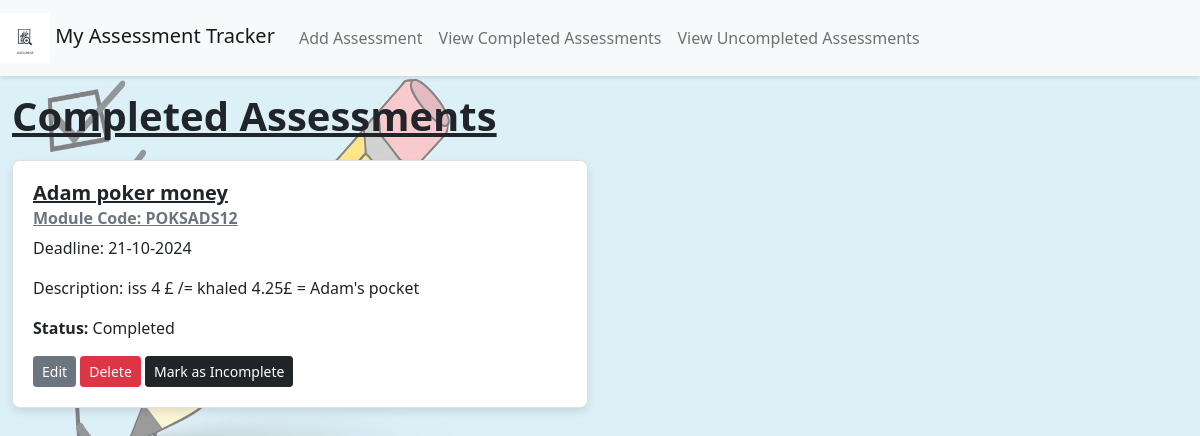
Page /view_completed on the earlier database version.
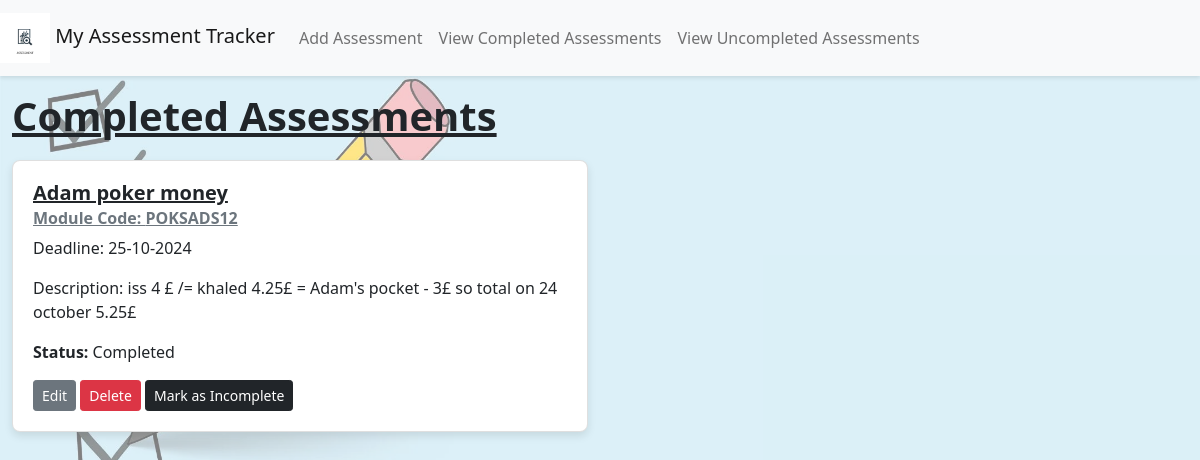
Same page on the later database version.
### app/models.py (models this page shows)
class Assessment(db.Model):
    id = db.Column(db.Integer, primary_key=True)
    title = db.Column(db.String(100), nullable=False)
    module_code = db.Column(db.String(20), nullable=False)
    deadline_date = db.Column(db.DateTime, nullable=False)
    description = db.Column(db.Text, nullable=False)
    is_complete = db.Column(db.Boolean, default=False)

### app/views.py (the view)
@app.route('/view_completed')
def view_completed():
    completed_assessments = Assessment.query.filter_by(is_complete=True).all()
    return render_template('view_completed.html', title='Completed Assessments', assessments=completed_assessments)

### app/templates/view_completed.html (shortened to what this page needs)
<!DOCTYPE html>
<html lang="en">
{% extends "base.html" %}
{% block content %}
  <h1>Completed Assessments</h1>
  <div class="assessment-list">
    {% if assessments %}
      <div class="row">
        {% for assessment in assessments %}
          <div class="col-md-6 mb-4">
            <div class="card" role="region" aria-labelledby="assessment-{{ assessment.id }}">
              <div class="card-body">
                <h5 class="card-title" id="assessment-{{ assessment.id }}">{{ assessment.title }}</h5>
                <h6 class="card-subtitle mb-2 text-muted">Module Code: {{ assessment.module_code }}</h6>
                <p class="card-text">Deadline: {{ assessment.deadline_date.strftime('%d-%m-%Y') }}</p>
                <p class="card-text">Description: {{ assessment.description }}</p>
                <p class="card-text"><strong>Status:</strong> Completed</p>
                <a href="{{ url_for('edit_assessment', assessment_id=assessment.id, next=request.endpoint) }}" class="btn btn-secondary btn-sm mr-2" role="button">Edit</a>
                <form action="{{ url_for('delete_assessment', assessment_id=assessment.id) }}" method="post" style="display:inline;" aria-label="Delete assessment {{ assessment.title }}">
                  <button type="submit" class="btn btn-danger btn-sm">Delete</button>
                </form>
                <form action="{{ url_for('mark_incomplete', assessment_id=assessment.id) }}" method="post" style="display:inline;" aria-label="Mark assessment {{ assessment.title }} as incomplete">
                  <button type="submit" class="btn btn-dark btn-sm text-white">Mark as Incomplete</button>
                </form>
              </div>
            </div>
          </div>
        {% endfor %}
      </div>
    {% else %}
      <div class="alert alert-info" role="alert">
        <p>All assessments are currently incomplete.</p>
        <a href="{{ url_for('view_uncompleted') }}" class="btn btn-primary" role="button">View Uncompleted Assessments</a>
      </div>
    {% endif %}
  </div>
{% endblock %}

Differences in the rows shown:
changed Assessment "Adam poker money": deadline_date "21-10-2024" → "25-10-2024"; description "iss 4 £ /= khaled 4.25£ = Adam's pocket" → "iss 4 £ /= khaled 4.25£ = Adam's pocket - 3£ so total on 24 october 5.25£"
